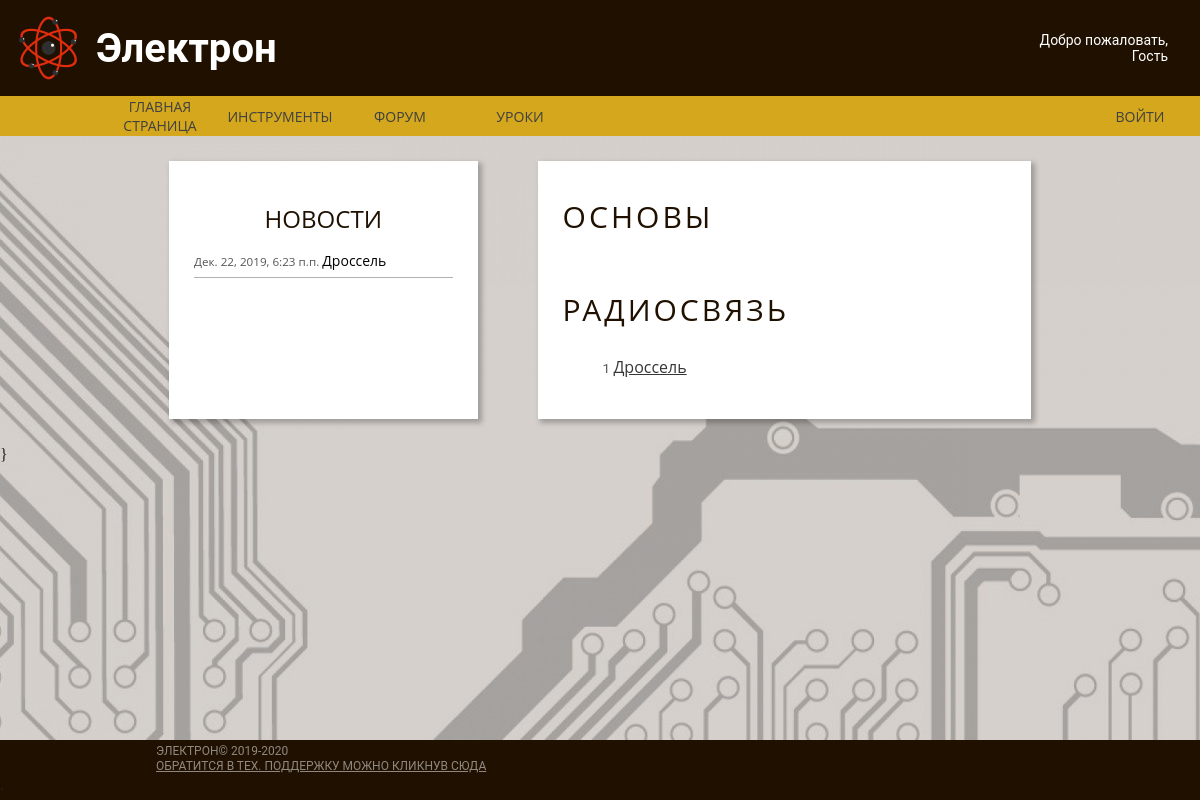
/Lessons, run on the app's committed database.
### Main/models.py (models this page shows, shortened)
class News(models.Model):
    Title = models.CharField("название", max_length=90)
    Subtitle = models.CharField("Под название", max_length=90)
    text = models.TextField("текст")
    pub_date_com = models.DateTimeField(default=datetime.datetime.now())

class exLesson(models.Model):
    Title = models.CharField("Название", max_length=100)
    link = models.CharField("название html файла", max_length=30)
    Type = models.CharField("тип урока", max_length=30)

### Main/views.py (the view)
# urls.py: path('Lessons', article_list, name= "art_list_url"),
def article_list(request):
    typeList = ["starts", "radio"]
    res = {}
    h = CheckCOOKIE(request)
    if 'ROOT' in request.COOKIES:
        g = request.COOKIES['ROOT']
    else:
        g = 'False'
    for i in typeList:
        res[i]=exLesson.objects.filter(Type__iexact=i)
    return render(request, "First/lessons.html", context={"Nick": h, "ROOT": g, "news": news(), "lessons": res})

### Main/utils.py (called while the page is built)
def news():
    return reversed(News.objects.all())

def CheckCOOKIE(request):
    if "UserNick" in request.COOKIES:
        if request.COOKIES["UserNick"] != "":
            h = request.COOKIES["UserNick"]
        else:
            h = ""
    else:
        h = ""
    return h

### Main/templates/First/lessons.html (shortened to what this page needs)
{% extends "First/Base_blok.html"%}
{% load static %}
{% block css %}
    <link rel="stylesheet" href="{% static 'css/normalize.css' %}">
    <link rel="stylesheet" href="{% static 'css/main.css' %}">
    <link rel="stylesheet" href="{% static 'css/article.css' %}">
{% endblock %}
{% block content %}
<div class="container main-container">
    <div class="container side-bar">
        <h1 class="item title side-bar-title">
            Новости
        </h1>
        {% for i in news %}
        <a class="item link side-bar-link">
            <span class="date">{{i.pub_date_com}} </span>{{i.Title}}
        </a>
        {% endfor %}
    </div>
    <div class="container generic">
            {% for key, i in lessons.items %}
                {% if key == "starts" %}
                    <h1 class="item generic-title">Основы</h1>
                {% elif key == "radio" %}
                    <h1 class="item generic-title">Радиосвязь</h1>
                    <ul class="item article-list">
                        {% for j in i %}
                            <li>
                                <span class="date">1 </span><a class="item generic-link" href="{% url 'art_det_url' j.link %}">{{j.Title}}</a>
                            </li>
                        {% endfor %}
                    </ul>
                {% endif %}
            {% endfor %}
    </div>
</div>
{% endblock %}

### Main/static/css/main.css (style rules this page uses)
html { color: #222; font-size: 1em; line-height: 1.4; }
.container { display: flex; flex-direction: column; flex-grow: 1; flex-shrink: 1; }
.item { font-family: Roboto, sans-serif; font-style: normal; font-weight: normal; line-height: normal; }
html, body { min-height: 100%; display: flex; flex-direction: column; }
body { background-image: url(/media/images/img/circutry.jpg); }
.main-container { flex: 1; flex-direction: row; margin-left: 12%; margin-right: 12%; padding: 25px; }
.generic { flex-shrink: 3; padding: 25px; background-color: #ffffff; box-shadow: 3px 3px 5px 1px rgba(0, 0, 0, 0.25); }
.generic-title { font-family: Open Sans, sans-serif; font-style: normal; font-weight: normal; line-height: normal; font-size: 30px; letter-spacing: 0.1em; text-transform: uppercase; margin-bottom: 10px; margin-top: 10px; color: #1f1000; }
.generic-link { font-family: Open Sans, sans-serif; font-style: normal; font-weight: normal; line-height: normal; font-size: 16px; text-decoration-line: underline; color: #373737 }
.side-bar { padding: 25px; min-width: 15%; max-width: 30%; margin-right: 60px; background-color: #ffffff; box-shadow: 3px 3px 5px 1px rgba(0, 0, 0, 0.25); }
.side-bar-title { font-family: Open Sans, sans-serif; font-style: normal; font-weight: normal; font-size: 24px; text-transform: uppercase; text-align: center; color: #1f1000; }
.side-bar-link { font-family: Open Sans, sans-serif; font-style: normal; font-weight: normal; line-height: 20px; font-size: 14px; color: #000000; padding-bottom: 5px; border-bottom: 1px solid #B1B1B1; }
.date { font-size: smaller; color: #555555; }

### Main/static/css/article.css (style rules this page uses)
.article-list { list-style: none; }

### data on the page
News: pub_date_com "Дек. 22, 2019, 6:23 п.п.", Title "Дроссель"
exLesson: Title "Дроссель"
